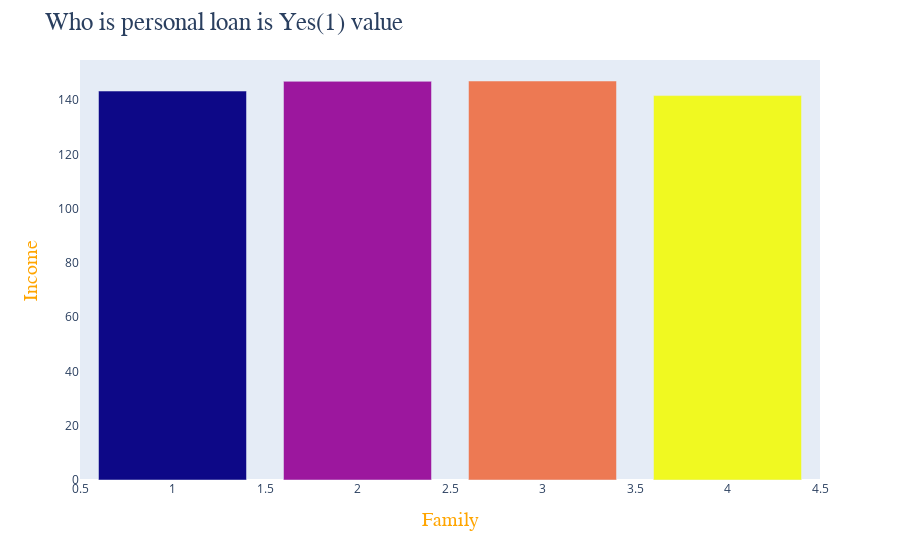

The code cell stored with this chart in its notebook:
### Code cell
yes_loan = df[df["Personal Loan"] == 1].groupby("Family")["Income"].mean()

fig = px.bar(data_frame=df,x=yes_loan.index,y=yes_loan.values,color=[1,2,3,4],width=700)
fig.update_coloraxes(showscale=False)

fig.update_layout(
    title = dict(
        text = "Who is personal loan is Yes(1) value",font_family="Serif",font_size=25
    ),

    xaxis = dict(
        title = dict(
            text="Family",font_family="Serif",font_size=20,font_color="orange"
        )
    ),

    yaxis = dict(
        title = dict(
            text="Income",font_family="Serif",font_size=20,font_color="orange"
        ),
        showgrid=False
    )
)

### Figure 1 — Plotly figure (JSON) as saved in the notebook; plotly's stock layout.template omitted (floating-point values rounded to 4 significant figures)
{"data": [{"alignmentgroup": "True", "hovertemplate": "x=%{x}<br>y=%{y}<br>color=%{marker.color}<extra></extra>", "legendgroup": "", "marker": {"color": [1, 2, 3, 4], "coloraxis": "coloraxis", "pattern": {"shape": ""}}, "name": "", "offsetgroup": "", "orientation": "v", "showlegend": false, "textposition": "auto", "type": "bar", "x": [1, 2, 3, 4], "xaxis": "x", "y": [143.4, 147.0, 147.1, 141.7], "yaxis": "y"}], "layout": {"autosize": true, "barmode": "relative", "coloraxis": {"colorbar": {"title": {"text": "color"}}, "colorscale": [[0, "#0d0887"], [0.1111, "#46039f"], [0.2222, "#7201a8"], [0.3333, "#9c179e"], [0.4444, "#bd3786"], [0.5556, "#d8576b"], [0.6667, "#ed7953"], [0.7778, "#fb9f3a"], [0.8889, "#fdca26"], [1, "#f0f921"]], "showscale": false}, "legend": {"tracegroupgap": 0}, "margin": {"t": 60}, "title": {"font": {"family": "Serif", "size": 25}, "text": "Who is personal loan is Yes(1) value"}, "xaxis": {"anchor": "y", "autorange": true, "domain": [0, 1], "range": [0.5, 4.5], "title": {"font": {"color": "orange", "family": "Serif", "size": 20}, "text": "Family"}, "type": "linear"}, "yaxis": {"anchor": "x", "autorange": true, "domain": [0, 1], "range": [0, 154.8], "showgrid": false, "title": {"font": {"color": "orange", "family": "Serif", "size": 20}, "text": "Income"}, "type": "linear"}}}
